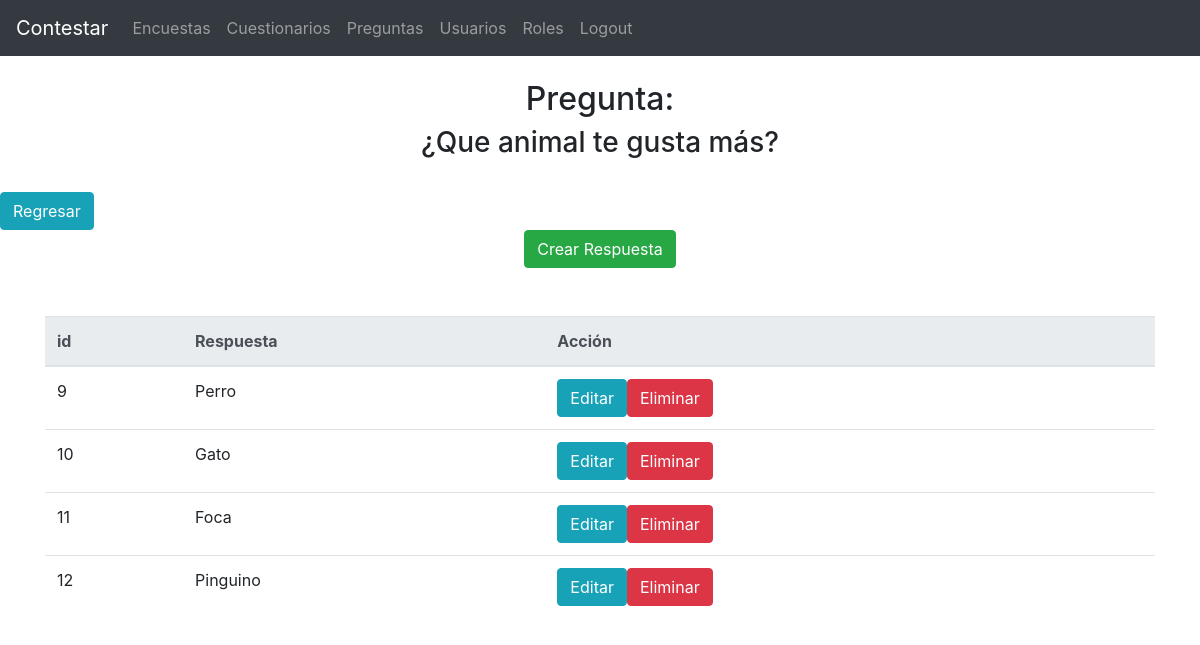
The app's page /CodeIgniter/Preguntas/Respuestas/3 with its own data.
### tables this page shows
CREATE TABLE `pregunta` (
  `idPregunta` int(11) NOT NULL,
  `pregunta` varchar(100) NOT NULL
);

CREATE TABLE `respuesta` (
  `idRespuesta` int(11) NOT NULL,
  `respuesta` varchar(45) NOT NULL,
  `pregunta_idPregunta` int(11) NOT NULL
);

### CodeIgniter/application/controllers/respuestasController.php (called while the page is built, shortened)
<?php
	class RespuestasController extends CI_Controller{
		function __construct(){
			$this->load->model('pregunta_model');
			$this->load->model('respuesta_model');
		}
		function index(){
			$idPregunta = $this->uri->segment(3);
			$dato['respuestas'] = $this->respuesta_model->read($idPregunta);
			$dato['p'] = $this->pregunta_model->get($idPregunta);
			$this->load->view('layouts/header');
			$this->load->view('respuestas/index', $dato);
		}
	}

### CodeIgniter/index.php (called while the page is built, shortened)
<?php
require_once BASEPATH.'core/CodeIgniter.php';

### CodeIgniter/application/models/pregunta_model.php (called while the page is built, shortened)
<?php
	class Pregunta_model extends CI_Model{
		function get($id){
			$this->db->where("idPregunta", $id);
			$query = $this->db->get('pregunta');
			if($query->num_rows() > 0){
				return $query;
			}else{
				return false;
			}
		}
}

### CodeIgniter/application/models/respuesta_model.php (called while the page is built, shortened)
<?php
	class Respuesta_model extends CI_Model{
		function read($idPregunta){
			$this->db->where("pregunta_idPregunta", $idPregunta);
			$query = $this->db->get('respuesta');
			if($query->num_rows() > 0){
				return $query;
			}else{
				return false;
			}
		}
}

### CodeIgniter/application/views/respuestas/index.php (the view, shortened to what this page needs)
		<?php
			$idPregunta = $this->uri->segment(3);
			$crearRespuesta_url = base_url() . "Preguntas/Respuestas/Crear/" . $idPregunta;
			$editarRespuesta_url = base_url() . "Preguntas/Respuestas/Editar";
			$eliminarRespuesta_url = base_url() . "Preguntas/Respuestas/delete/";
            $regresar = base_url() . "Preguntas";
		?>
<div align="center">
			<h2>Pregunta:</h2>
			<h3>
				<?php
		        	foreach ($p->result() as $pe){
		           		echo $pe->pregunta;
	        ?>
			</h3>
		</div>
		<br>
		<div align="start">
		 <a href="<?php echo $regresar?>" >
		<input type="button" name="regresar" value="Regresar" class="btn btn-info">
	    </a>
	</div>
		<div align="center">
			<a href="<?php echo $crearRespuesta_url?>">
            <input class="btn btn-success" type="button" name="" value="Crear Respuesta">
         </a>
		</div>
		<br><br>
		<div class="container">
			<table class="table table-hover">
				<thead class="thead-light">
					<tr>
						<th scope="col">id</th>
						<th scope="col">Respuesta</th>
						<th scope="col">Acción</th>
					</tr>
				</thead>
				<tbody>
					<?php if($respuestas!=null):?>
						<?php foreach ($respuestas->result() as $respuesta) {?>
							<tr>
								<td><?= $respuesta->idRespuesta?></td>
								<td><?= $respuesta->respuesta?></td>
								<td>
									<div class="form-inline">
										<form action="<?php echo $editarRespuesta_url?>" method="POST">
											<input class="btn btn-info" type="submit" name="Editar" value="Editar">
										</form>
										<a href="<?php echo $eliminarRespuesta_url . $respuesta->idRespuesta?>">
											<input class="btn btn-danger" type="button" name="Eliminar" value="Eliminar">
										</a>
									</div>
								</td>
							</tr>
						<?php } ?>
					<?php endif?>
				</tbody>
			</table>
		</div>
		<br>
<?php } ?>
</body>
</html>

### records on screen
pregunta: pregunta "¿Que animal te gusta más?"
respuesta: idRespuesta "9", respuesta "Perro"
respuesta: idRespuesta "10", respuesta "Gato"
respuesta: idRespuesta "11", respuesta "Foca"
respuesta: idRespuesta "12", respuesta "Pinguino"
